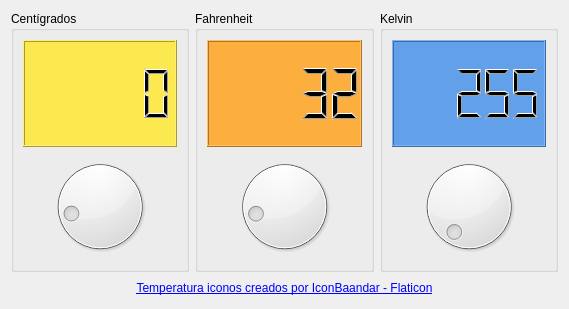
<?xml version="1.0" encoding="UTF-8"?>
<ui version="4.0">
 <class>Conversor</class>
 <widget class="QDialog" name="Conversor">
  <property name="geometry">
   <rect>
    <x>0</x>
    <y>0</y>
    <width>569</width>
    <height>309</height>
   </rect>
  </property>
  <property name="windowTitle">
   <string>Conversor</string>
  </property>
  <property name="windowIcon">
   <iconset resource="recursos.qrc">
    <normaloff>:/recursos/baja-temperatura.png</normaloff>:/recursos/baja-temperatura.png</iconset>
  </property>
  <layout class="QVBoxLayout" name="verticalLayout_3">
   <item>
    <widget class="QWidget" name="widget" native="true">
     <layout class="QHBoxLayout" name="horizontalLayout">
      <property name="leftMargin">
       <number>0</number>
      </property>
      <property name="topMargin">
       <number>0</number>
      </property>
      <property name="rightMargin">
       <number>0</number>
      </property>
      <property name="bottomMargin">
       <number>0</number>
      </property>
      <item>
       <widget class="QGroupBox" name="groupBox">
        <property name="title">
         <string>Centígrados</string>
        </property>
        <layout class="QVBoxLayout" name="verticalLayout">
         <item>
          <widget class="QLCDNumber" name="outCent">
           <property name="styleSheet">
            <string notr="true">background-color: rgb(252, 233, 79);</string>
           </property>
          </widget>
         </item>
         <item>
          <widget class="QDial" name="inCent">
           <property name="minimum">
            <number>-18</number>
           </property>
          </widget>
         </item>
        </layout>
       </widget>
      </item>
      <item>
       <widget class="QGroupBox" name="groupBox_2">
        <property name="title">
         <string>Fahrenheit</string>
        </property>
        <property name="checkable">
         <bool>false</bool>
        </property>
        <layout class="QVBoxLayout" name="verticalLayout_2">
         <item>
          <widget class="QLCDNumber" name="outFahr">
           <property name="styleSheet">
            <string notr="true">background-color: rgb(252, 175, 62);</string>
           </property>
           <property name="intValue" stdset="0">
            <number>32</number>
           </property>
          </widget>
         </item>
         <item>
          <widget class="QDial" name="inFahr">
           <property name="maximum">
            <number>210</number>
           </property>
           <property name="value">
            <number>32</number>
           </property>
          </widget>
         </item>
        </layout>
       </widget>
      </item>
      <item>
       <widget class="QGroupBox" name="groupBox_3">
        <property name="title">
         <string>Kelvin</string>
        </property>
        <layout class="QVBoxLayout" name="verticalLayout_4">
         <item>
          <widget class="QLCDNumber" name="outKel">
           <property name="styleSheet">
            <string notr="true">background-color:rgb(98, 160, 234)</string>
           </property>
           <property name="value" stdset="0">
            <double>255.000000000000000</double>
           </property>
           <property name="intValue" stdset="0">
            <number>255</number>
           </property>
          </widget>
         </item>
         <item>
          <widget class="QDial" name="inKel">
           <property name="minimum">
            <number>255</number>
           </property>
           <property name="maximum">
            <number>372</number>
           </property>
          </widget>
         </item>
        </layout>
       </widget>
      </item>
     </layout>
    </widget>
   </item>
   <item>
    <widget class="QLabel" name="label">
     <property name="maximumSize">
      <size>
       <width>16777215</width>
       <height>20</height>
      </size>
     </property>
     <property name="text">
      <string>&lt;a href=&quot;https://www.flaticon.es/iconos-gratis/temperatura&quot; title=&quot;temperatura iconos&quot;&gt;Temperatura iconos creados por IconBaandar - Flaticon&lt;/a&gt;</string>
     </property>
     <property name="alignment">
      <set>Qt::AlignCenter</set>
     </property>
    </widget>
   </item>
  </layout>
 </widget>
 <resources>
  <include location="recursos.qrc"/>
 </resources>
 <connections>
  <connection>
   <sender>inCent</sender>
   <signal>valueChanged(int)</signal>
   <receiver>outCent</receiver>
   <slot>display(int)</slot>
   <hints>
    <hint type="sourcelabel">
     <x>78</x>
     <y>182</y>
    </hint>
    <hint type="destinationlabel">
     <x>78</x>
     <y>70</y>
    </hint>
   </hints>
  </connection>
  <connection>
   <sender>inFahr</sender>
   <signal>valueChanged(int)</signal>
   <receiver>outFahr</receiver>
   <slot>display(int)</slot>
   <hints>
    <hint type="sourcelabel">
     <x>222</x>
     <y>182</y>
    </hint>
    <hint type="destinationlabel">
     <x>222</x>
     <y>70</y>
    </hint>
   </hints>
  </connection>
  <connection>
   <sender>inKel</sender>
   <signal>valueChanged(int)</signal>
   <receiver>outKel</receiver>
   <slot>display(int)</slot>
   <hints>
    <hint type="sourcelabel">
     <x>469</x>
     <y>208</y>
    </hint>
    <hint type="destinationlabel">
     <x>469</x>
     <y>94</y>
    </hint>
   </hints>
  </connection>
 </connections>
</ui>
